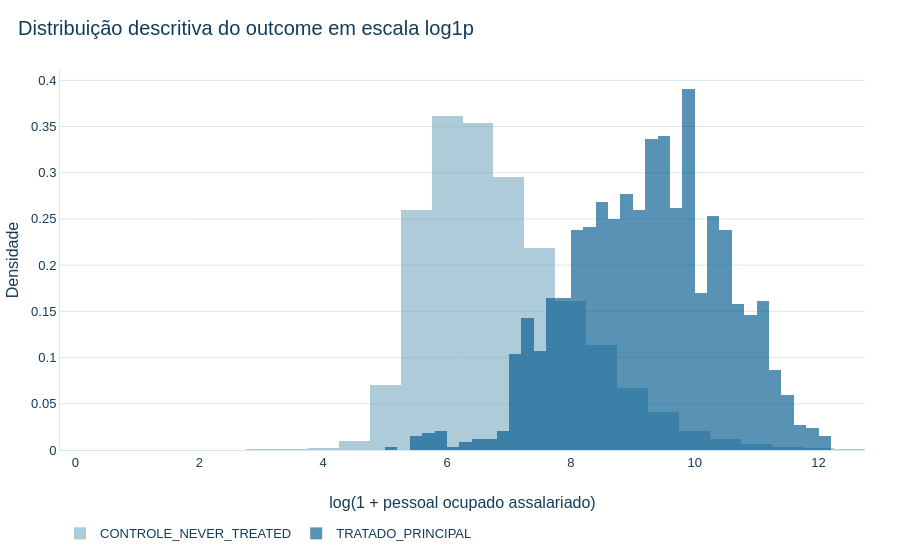

Notebook cell for this chart:
### Markdown cell above
## 4. Estatísticas, quantis, escala e assimetria do outcome

As diferenças de nível entre os grupos refletem composição e escala municipal; não são efeitos. A distribuição em nível é fortemente assimétrica, por isso a visualização usa `log1p` apenas como recurso descritivo. O outcome congelado permanece em nível.

### Code cell
def estatisticas(frame: pd.DataFrame, grupo: str) -> dict:
    s = frame['pessoal_ocupado_assalariado']
    return {
        'grupo': grupo, 'n': int(s.count()), 'media': s.mean(), 'desvio_padrao': s.std(),
        'min': s.min(), 'p01': s.quantile(.01), 'p05': s.quantile(.05),
        'p25': s.quantile(.25), 'mediana': s.median(), 'p75': s.quantile(.75),
        'p95': s.quantile(.95), 'p99': s.quantile(.99), 'max': s.max(), 'assimetria': s.skew(),
    }

estatisticas_outcome = pd.DataFrame([estatisticas(amostra, 'TOTAL')] + [
    estatisticas(grupo, papel) for papel, grupo in amostra.groupby('papel_causal')
])
estatisticas_coorte = (amostra.loc[amostra.papel_causal.eq('TRATADO_PRINCIPAL')]
                       .groupby('coorte_g', as_index=False)
                       .agg(n=('pessoal_ocupado_assalariado', 'count'),
                            media=('pessoal_ocupado_assalariado', 'mean'),
                            mediana=('pessoal_ocupado_assalariado', 'median'),
                            p25=('pessoal_ocupado_assalariado', lambda s: s.quantile(.25)),
                            p75=('pessoal_ocupado_assalariado', lambda s: s.quantile(.75))))
display(estilizar_tabela_ipt(estatisticas_outcome), estilizar_tabela_ipt(estatisticas_coorte))

fig = go.Figure()
for papel, cor in [('CONTROLE_NEVER_TREATED', CORES_IPT['AZUL_CLARO']), ('TRATADO_PRINCIPAL', CORES_IPT['AZUL_PRINCIPAL'])]:
    valores = np.log1p(amostra.loc[amostra.papel_causal.eq(papel), 'pessoal_ocupado_assalariado'])
    fig.add_trace(go.Histogram(x=valores, name=papel, histnorm='probability density', opacity=.65, nbinsx=60, marker_color=cor))
fig.update_layout(barmode='overlay')
aplicar_tema_ipt(fig, titulo='Distribuição descritiva do outcome em escala log1p')
fig.update_xaxes(title='log(1 + pessoal ocupado assalariado)')
fig.update_yaxes(title='Densidade')
destino_distribuicao = salvar_figura_ipt(fig, FIGURES / '13_distribuicao_outcome_log1p_d16.png')
fig.show()

### Figure 1 — Plotly figure (JSON) as saved in the notebook; plotly's stock layout.template omitted (floating-point values rounded to 4 significant figures; data arrays with more than 128 entries replaced by an {"elided": "..."} marker saying what was removed)
{"data": [{"histnorm": "probability density", "marker": {"color": "#82B0C6"}, "name": "CONTROLE_NEVER_TREATED", "nbinsx": 60, "opacity": 0.65, "type": "histogram", "x": {"elided": "64519 float values"}}, {"histnorm": "probability density", "marker": {"color": "#00598E"}, "name": "TRATADO_PRINCIPAL", "nbinsx": 60, "opacity": 0.65, "type": "histogram", "x": {"elided": "1677 float values"}}], "layout": {"barmode": "overlay", "font": {"color": "#133C5A", "family": "Arial", "size": 13}, "paper_bgcolor": "#FFFFFF", "plot_bgcolor": "#FFFFFF", "title": {"text": "Distribuição descritiva do outcome em escala log1p"}, "xaxis": {"title": {"text": "log(1 + pessoal ocupado assalariado)"}}, "yaxis": {"title": {"text": "Densidade"}}}}
